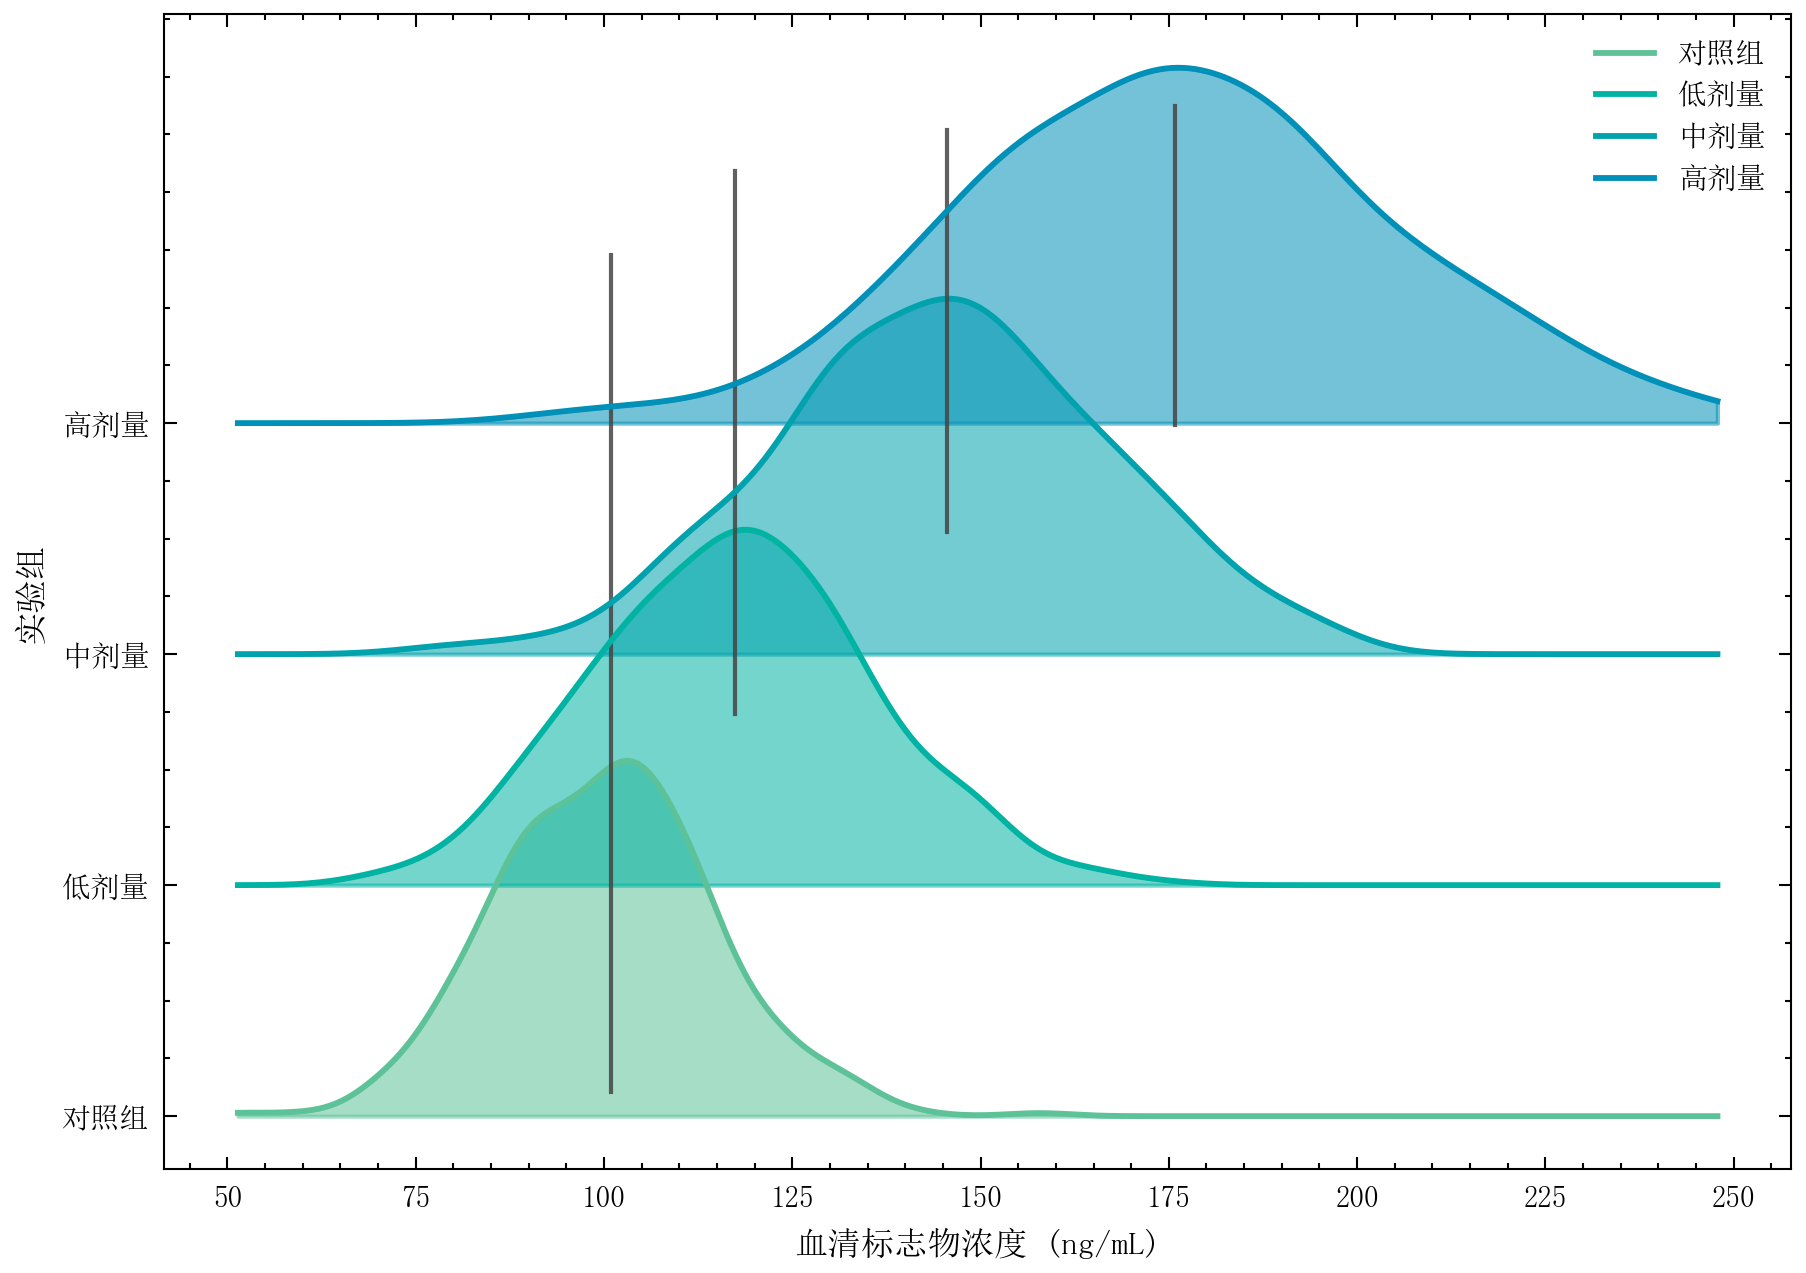

Here is the Python script that generated this plot:
"""
16_ridgeline.py — 山脊图

展示 plot_ridgeline()：四个实验组小鼠的血清标志物浓度分布堆叠对比，
直观呈现处理效应导致分布中心右移与展宽变化。
"""

import numpy as np
import sciplot as sp

np.random.seed(42)

# ── 数据生成 ──────────────────────────────────────────────────
# 4 组小鼠（每组 400 只）的血清标志物浓度 (ng/mL)
groups = [
    np.random.normal(100, 15, 400),     # 对照组
    np.random.normal(118, 18, 400),     # 低剂量
    np.random.normal(142, 22, 400),     # 中剂量
    np.random.normal(175, 28, 400),     # 高剂量
]
group_names = ["对照组", "低剂量", "中剂量", "高剂量"]

# ── 绘图 ──────────────────────────────────────────────────────
sp.setup_style("nature", "forest", lang="zh")

fig, ax = sp.plot_ridgeline(
    groups,
    labels=group_names,
    xlabel="血清标志物浓度 (ng/mL)",
    ylabel="实验组",
    overlap=0.35,
    show_median=True,
)

# ── 保存 ──────────────────────────────────────────────────────
sp.save(fig, "showcase/16_ridgeline", formats=("png",), dpi=300)
